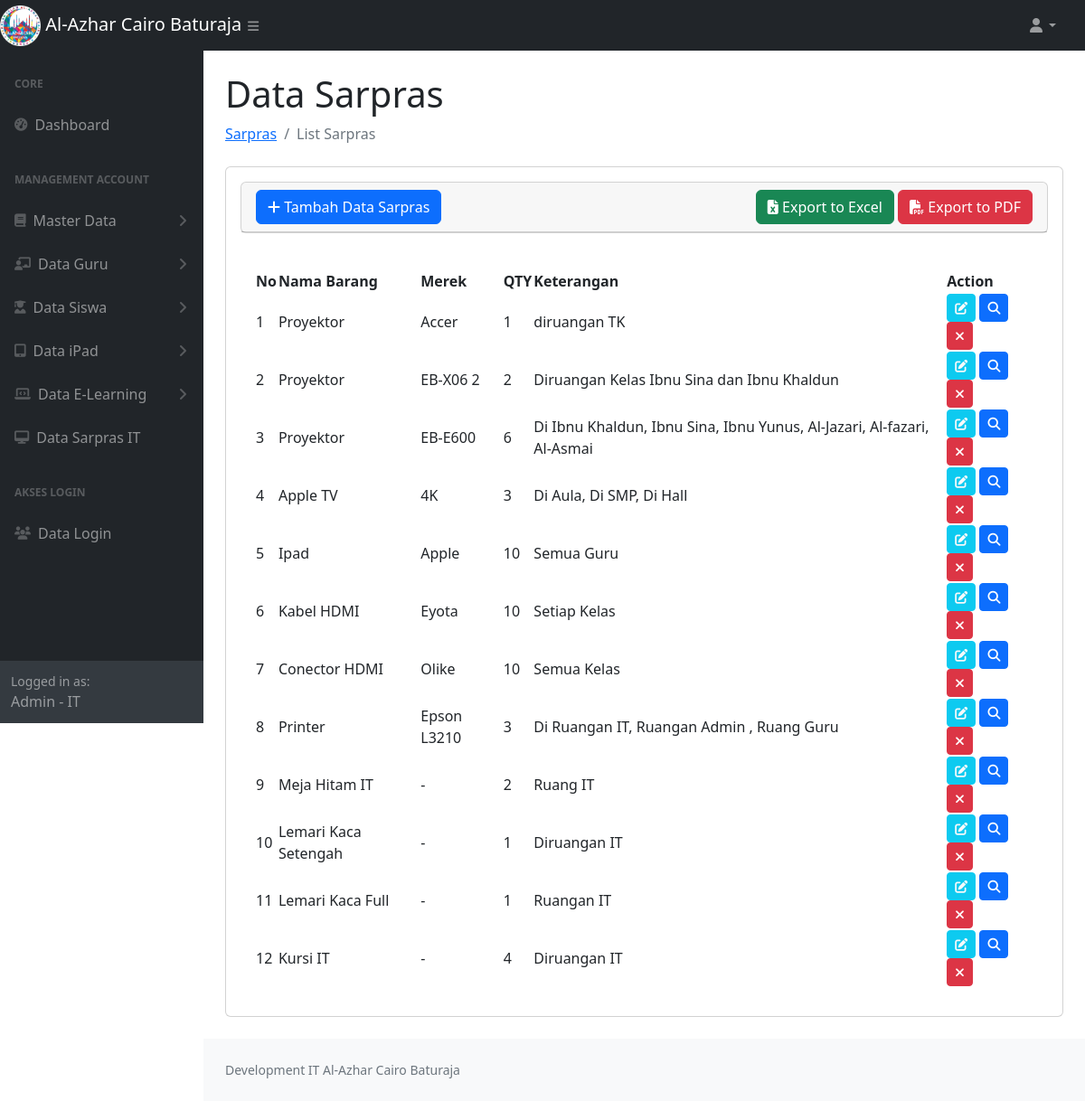
The app's page /data_sapras.php (signed in) with its own data.
### tables this page shows
CREATE TABLE `sapras` (
  `id` int NOT NULL AUTO_INCREMENT COMMENT 'Primary Key',
  `nama_barang` varchar(255) DEFAULT NULL,
  `merek` varchar(255) DEFAULT NULL,
  `image` varchar(255) DEFAULT NULL,
  `qty` int DEFAULT NULL,
  `keterangan` text,
  PRIMARY KEY (`id`)
);

### data_sapras.php (the view, shortened to what this page needs)
<?php
require 'function.php';
$role = $_SESSION['role'];
$nameRole= $_SESSION['name'];
$sql = "SELECT * FROM sapras";
$stmt = $conn->prepare($sql);
$stmt->execute();
$result = $stmt->get_result();
$dataSapras = [];
while ($row = $result->fetch_assoc()) {
    $dataSapras[] = $row;
}
?>
<!DOCTYPE html>
<html lang="en">
    <head>
        <link href="https://cdn.jsdelivr.net/npm/simple-datatables@7.1.2/dist/style.min.css" rel="stylesheet" />
        <link href="css/styles.css" rel="stylesheet" />
        <link rel="stylesheet" href="https://cdnjs.cloudflare.com/ajax/libs/toastr.js/latest/toastr.css">
        <link rel="stylesheet" href="https://cdnjs.cloudflare.com/ajax/libs/font-awesome/6.7.2/css/all.min.css">
    </head>
    <body class="sb-nav-fixed">
        <nav class="sb-topnav navbar navbar-expand navbar-dark bg-dark">
            <div class="d-flex">
                <a class="navbar-brand" href="index.php">
                    <img src="assets/img/logoalazca.png" alt="Gambar" style="width:20%">
                    Al-Azhar Cairo Baturaja
                </a>
                <button class="btn btn-link btn-sm ps-5" id="sidebarToggle" href="#!"><i class="fas fa-bars"></i></button>
            </div>
            <ul class="navbar-nav ms-auto ms-md-0 me-3 me-lg-4">
                <li class="nav-item dropdown">
                    <a class="nav-link dropdown-toggle" id="navbarDropdown" href="#" role="button" data-bs-toggle="dropdown" aria-expanded="false"><i class="fas fa-user fa-fw"></i></a>
                </li>
            </ul>
        </nav>
        <div id="layoutSidenav">
            <div id="layoutSidenav_nav">
                <nav class="sb-sidenav accordion sb-sidenav-dark" id="sidenavAccordion">
                    <div class="sb-sidenav-menu">
                        <div class="nav">
                            <div class="sb-sidenav-menu-heading">Core</div>
                            <div class="nav">
                                <a class="nav-link" href="index.php">
                                    <div class="sb-nav-link-icon"><i class="fas fa-tachometer-alt"></i></div>
                                    Dashboard
                                </a>
                                <div class="sb-sidenav-menu-heading">Management Account</div>
                                <a class="nav-link collapsed" href="#" data-bs-toggle="collapse" data-bs-target="#collapseMasterData" aria-expanded="false" aria-controls="collapseMasterData">
                                    <div class="sb-nav-link-icon"><i class="fas fa-book"></i></div>
                                        Master Data
                                    <div class="sb-sidenav-collapse-arrow"><i class="fas fa-angle-down"></i></div>
                                </a>
                                <a class="nav-link collapsed" href="#" data-bs-toggle="collapse" data-bs-target="#collapseGuru" aria-expanded="false" aria-controls="collapseGuru">
                                    <div class="sb-nav-link-icon"><i class="fas fa-chalkboard-teacher"></i></div>
                                    Data Guru
                                    <div class="sb-sidenav-collapse-arrow"><i class="fas fa-angle-down"></i></div>
                                </a>
                                <a class="nav-link collapsed" href="#" data-bs-toggle="collapse" data-bs-target="#collapseSiswa" aria-expanded="false" aria-controls="collapseSiswa">
                                    <div class="sb-nav-link-icon"><i class="fas fa-user-graduate"></i></div>
                                    Data Siswa
                                    <div class="sb-sidenav-collapse-arrow"><i class="fas fa-angle-down"></i></div>
                                </a>
                                <?php if($role == 'IT'){ ?>
                                <a class="nav-link collapsed" href="#" data-bs-toggle="collapse" data-bs-target="#collapseiPad" aria-expanded="false" aria-controls="collapseiPad">
                                    <div class="sb-nav-link-icon"><i class="fas fa-tablet-alt"></i></div>
                                    Data iPad
                                    <div class="sb-sidenav-collapse-arrow"><i class="fas fa-angle-down"></i></div>
                                </a>
                                <a class="nav-link collapsed" href="#" data-bs-toggle="collapse" data-bs-target="#collapseElearning" aria-expanded="false" aria-controls="collapseElearning">
                                    <div class="sb-nav-link-icon"><i class="fas fa-laptop-code"></i></div>
                                    Data E-Learning
                                    <div class="sb-sidenav-collapse-arrow"><i class="fas fa-angle-down"></i></div>
                                </a>
                                  <a class="nav-link" href="data_sapras.php">
                                    <div class="sb-nav-link-icon">
                                        <i class="fas fa-desktop"></i>
                                    </div>
                                    Data Sarpras IT
                                </a>
                                <?php } ?>
                                <?php if($role == 'IT'){ ?>
                                <div class="sb-sidenav-menu-heading">Akses Login</div>
                                <a class="nav-link" href="data_login.php">
                                    <div class="sb-nav-link-icon"><i class="fas fa-users"></i></div>
                                    Data Login
                                </a>
                                <?php } ?>
                            </div>
                        </div>
                    </div>
                    <div class="sb-sidenav-footer">
                        <div class="small">Logged in as:</div>
                       <?= $nameRole.' - '.$role ?>
                    </div>
                </nav>
            </div>
            <div id="layoutSidenav_content">
                <main>
                    <div class="container-fluid px-4">
                        <h1 class="mt-4">Data Sarpras</h1>
                        <ol class="breadcrumb mb-4">
                            <li class="breadcrumb-item"><a href="data_login.php">Sarpras</a></li>
                            <li class="breadcrumb-item active">List Sarpras</li>
                        </ol>
                        <div class="card mb-4">
                            <div class="card-body">
                                <div class="card mb-4">
                                    <div class="card-header">
                                        <div class="col-lg-12 d-flex justify-content-between align-items-center">
                                                <button type="button" class="btn btn-primary" data-bs-toggle="modal" data-bs-target="#modal-create">
                                                    <i class="fas fa-plus"></i> Tambah Data Sarpras
                                                </button>
                                                <div>
                                                    <a href="<?= 'export_sapras.php' ?>" id="exportExcelBtn" class="btn btn-success">
                                                    <i class="fa fa-file-excel"></i> Export to Excel
                                                    </a>
                                                    <a href="<?= 'export_pdf_sapras.php' ?>" id="exportPDFBtn" class="btn btn-danger">
                                                        <i class="fa fa-file-pdf"></i> Export to PDF
                                                    </a>
                                                </div>
                                        </div>
                                    </div>
                                </div>
                                <div class="card-body">
                                    <table id="datatablesSimple">
                                        <thead>
                                            <tr>
                                                <th>No</th>
                                                <th>Nama Barang</th>
                                                <th>Merek</th>
                                                <th>QTY</th>
                                                <th>Keterangan</th>
                                                <th>Action</th>
                                            </tr>
                                        </thead>
                                        <tbody>
                                            <?php
                                                foreach ($dataSapras as $key => $data) {
                                            ?>
                                            <tr>
                                                <td><?= $key + 1; ?></td>
                                                <td><?= $data['nama_barang']; ?></td>
                                                <td><?= $data['merek']; ?></td>
                                                <td><?= $data['qty']; ?></td>
                                                <td><?= $data['keterangan']; ?></td>
                                                <td>
                                                    <a href="javascript:void(0)" data-url="<?= 'show_sapras.php' ?>" data-id="<?= $data['id'] ?>" class="edit btn btn-info btn-sm text-light "> <i class="fas fa-edit"></i></a>
                                                    <a href="javascript:void(0)" data-url="<?= 'show_sapras.php' ?>" data-id="<?= $data['id'] ?>" class="detail btn btn-primary btn-sm"> <i class="fas fa-search"></i></a>
                                                    <a href="javascript:void(0)" data-url="<?= 'delete_sapras.php' ?>" data-id="<?= $data['id'] ?>" class="delete btn btn-danger btn-sm"> <i class="fas fa-times"></i></a>
                                                </td>
                                            </tr>
                                            <?php
                                                }
                                            ?>
                                        </tbody>
                                    </table>
                                </div>
                            </div>
                        </div>
                </main>
                <footer class="py-4 bg-light mt-auto">
                    <div class="container-fluid px-4">
                        <div class="d-flex align-items-center justify-content-between small">
                            <div class="text-muted">Development IT Al-Azhar Cairo Baturaja</div>
                        </div>
                    </div>
                </footer>
            </div>
        </div>
    </body>
</html>

### records on screen
sapras: nama_barang "Proyektor", merek "Accer", qty "1", keterangan "diruangan TK"
sapras: nama_barang "Proyektor", merek "EB-X06 2", qty "2", keterangan "Diruangan Kelas Ibnu Sina dan Ibnu Khaldun"
sapras: nama_barang "Proyektor", merek "EB-E600", qty "6", keterangan "Di Ibnu Khaldun, Ibnu Sina, Ibnu Yunus, Al-Jazari, Al-fazari, Al-Asmai"
sapras: nama_barang "Apple TV", merek "4K", qty "3", keterangan "Di Aula, Di SMP, Di Hall"
sapras: nama_barang "Ipad", merek "Apple", qty "10", keterangan "Semua Guru"
sapras: nama_barang "Kabel HDMI", merek "Eyota", qty "10", keterangan "Setiap Kelas"
sapras: nama_barang "Conector HDMI", merek "Olike", qty "10", keterangan "Semua Kelas"
sapras: nama_barang "Printer", merek "Epson L3210", qty "3", keterangan "Di Ruangan IT, Ruangan Admin , Ruang Guru"
sapras: nama_barang "Meja Hitam IT", merek "-", qty "2", keterangan "Ruang IT"
sapras: nama_barang "Lemari Kaca Setengah", merek "-", qty "1", keterangan "Diruangan IT"
sapras: nama_barang "Lemari Kaca Full", merek "-", qty "1", keterangan "Ruangan IT"
sapras: nama_barang "Kursi IT", merek "-", qty "4", keterangan "Diruangan IT"

### other values on screen
$nameRole "Admin"
$role "IT"
